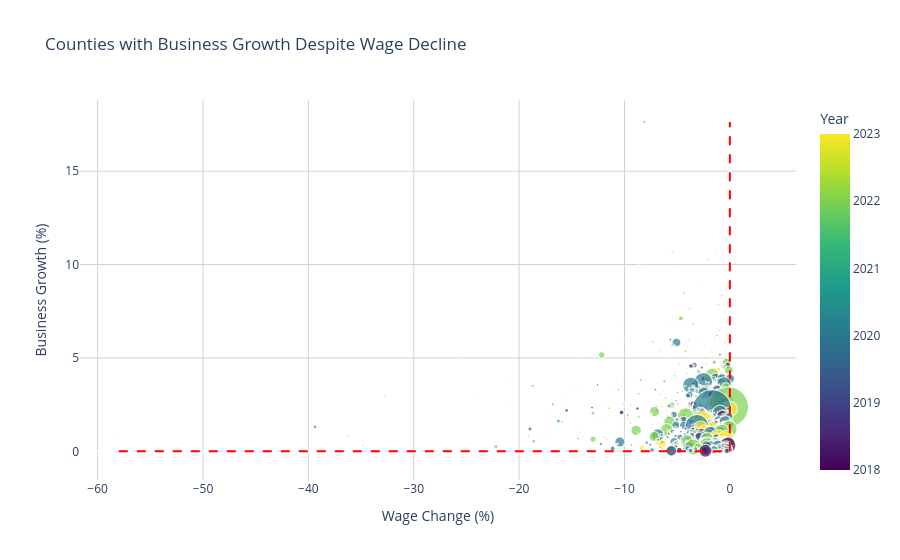

The code cell stored with this chart in its notebook:
### Code cell
fig = px.scatter(
    q5,
    x='salary_var',
    y='b_var',
    size='tot_businesses',
    color='year',
    hover_data=['county_str', 'year', 'tot_businesses'],
    title='Counties with Business Growth Despite Wage Decline',
    labels={
        'salary_var': 'Wage Change (%)',
        'b_var':      'Business Growth (%)',
        'tot_businesses': 'Total Businesses',
        'year': 'Year'
    },
    color_continuous_scale='Viridis',
    size_max=40
)

fig.update_traces(textposition='top center', textfont_size=8)

fig.update_layout(
    plot_bgcolor='white',
    yaxis=dict(gridcolor='lightgrey', title='Business Growth (%)'),
    xaxis=dict(gridcolor='lightgrey', title='Wage Change (%)'),
    shapes=[
        dict(type='line', x0=q5['salary_var'].min(), x1=0,
             y0=0, y1=0, line=dict(color='red', dash='dash')),
        dict(type='line', x0=0, x1=0,
             y0=0, y1=q5['b_var'].max(), line=dict(color='red', dash='dash'))
    ]
)

fig.show()

### Figure 1 — Plotly figure (JSON) as saved in the notebook; plotly's stock layout.template omitted (floating-point values rounded to 4 significant figures; data arrays with more than 128 entries replaced by an {"elided": "..."} marker saying what was removed)
{"data": [{"customdata": {"elided": "1282x3 mixed values"}, "hovertemplate": "Wage Change (%)=%{x}<br>Business Growth (%)=%{y}<br>Total Businesses=%{customdata[2]}<br>county_str=%{customdata[0]}<br>Year=%{marker.color}<extra></extra>", "legendgroup": "", "marker": {"color": {"elided": "1282 int values"}, "coloraxis": "coloraxis", "size": {"elided": "1282 int values"}, "sizemode": "area", "sizeref": 379.3, "symbol": "circle"}, "mode": "markers", "name": "", "showlegend": false, "textfont": {"size": 8}, "textposition": "top center", "type": "scattergl", "x": {"elided": "1282 float values"}, "xaxis": "x", "y": {"elided": "1282 float values"}, "yaxis": "y"}], "layout": {"coloraxis": {"autocolorscale": false, "colorbar": {"title": {"text": "Year"}}, "colorscale": [[0, "#440154"], [0.1111, "#482878"], [0.2222, "#3e4989"], [0.3333, "#31688e"], [0.4444, "#26828e"], [0.5556, "#1f9e89"], [0.6667, "#35b779"], [0.7778, "#6ece58"], [0.8889, "#b5de2b"], [1, "#fde725"]]}, "legend": {"itemsizing": "constant", "tracegroupgap": 0}, "plot_bgcolor": "white", "shapes": [{"line": {"color": "red", "dash": "dash"}, "type": "line", "x0": -57.99, "x1": 0, "y0": 0, "y1": 0}, {"line": {"color": "red", "dash": "dash"}, "type": "line", "x0": 0, "x1": 0, "y0": 0, "y1": 17.63}], "title": {"text": "Counties with Business Growth Despite Wage Decline"}, "xaxis": {"anchor": "y", "domain": [0, 1], "gridcolor": "lightgrey", "title": {"text": "Wage Change (%)"}}, "yaxis": {"anchor": "x", "domain": [0, 1], "gridcolor": "lightgrey", "title": {"text": "Business Growth (%)"}}}}
